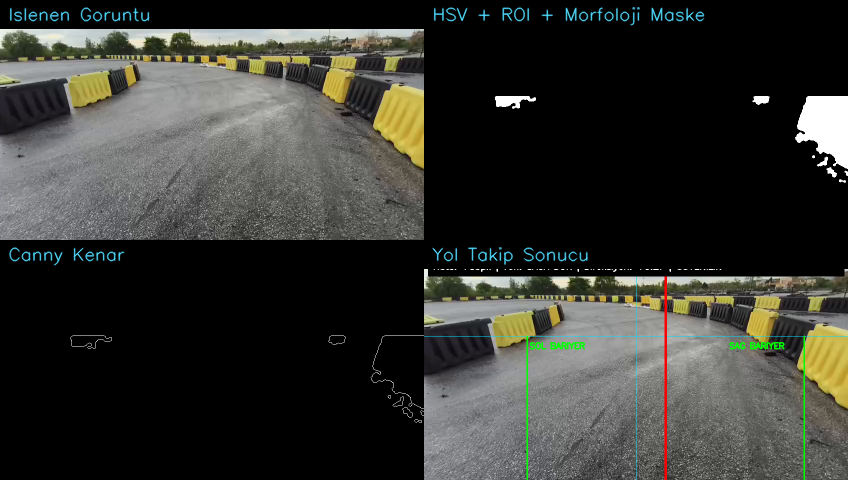
#> input picture test_frame_01_frame_0.png, 848 x 480 px, given in place of the camera
$ python lane_detector.py
#> lines starting #> are read from the running program, lines starting #| are printed output that depends on the picture; after the words box and inside, x2 and y2 are one past the last pixel; in counts of white or black regions, pixels touching at a corner belong together
### utils.py
"""
Teknofest IKA - Ortak Yardimci Fonksiyonlar (utils.py)

Degisiklikler:
  - load_params: DEFAULT_PARAMS ile deep merge (eksik key'ler otomatik tamamlanir)
  - save_params: Gecirilen dict'i degistirmez (copy uzerinde calisir)
  - Yeni: _deep_merge yardimci fonksiyonu
"""

import copy
import json
import os
from datetime import datetime

import numpy as np

DEFAULT_PARAMS = {
    "version": 1,
    "hsv_params": {
        "red_h_low_1": 0,
        "red_h_high_1": 10,
        "red_h_low_2": 160,
        "red_h_high_2": 180,
        "red_s_low": 70,
        "red_s_high": 255,
        "red_v_low": 50,
        "red_v_high": 255,
        "white_s_max": 40,
        "white_v_min": 200,
    },
    "morphology": {
        "kernel_size": 5,
        "kernel_shape": "ellipse"
    },
    "roi": {
        "top_ratio": 0.45
    },
    "canny": {
        "low": 50,
        "high": 150
    },
    "bev": {
        "src_points": None,
        "dst_points": None,
        "matrix_3x3": None
    },
    "notes": ""
}


def _deep_merge(base, override):
    """base uzerine override'i derinlemesine birlestir. Yeni dict dondurur."""
    result = {}
    all_keys = set(list(base.keys()) + list(override.keys()))
    for key in all_keys:
        if key in override and key in base:
            if isinstance(base[key], dict) and isinstance(override[key], dict):
                result[key] = _deep_merge(base[key], override[key])
            else:
                result[key] = override[key]
        elif key in override:
            result[key] = override[key]
        else:
            result[key] = base[key]
    return result


# [15 lines left out: function save_params, not called in this run]


def load_params(filepath="calibration.json"):
    """
    JSON dosyasindan parametreleri yukle.
    Eksik key'ler DEFAULT_PARAMS'tan tamamlanir (eski JSON'larla uyumlu).
    """
    if not os.path.exists(filepath):
        print(f"[!] Dosya bulunamadi: {filepath} — varsayilanlar kullaniliyor.")
        return copy.deepcopy(DEFAULT_PARAMS)

    with open(filepath, "r", encoding="utf-8") as f:
        data = json.load(f)

    merged = _deep_merge(copy.deepcopy(DEFAULT_PARAMS), data)

    bev = merged.get("bev", {})
    if bev.get("matrix_3x3") is not None:
        bev["matrix_3x3"] = np.array(bev["matrix_3x3"], dtype=np.float64)

    print(f"[✓] Parametreler yuklendi: {filepath}")
    return merged


def build_hsv_ranges(p):
    """HSV parametre dict'inden OpenCV mask araliklarini dondur."""
    hp = p["hsv_params"]
    red_low_1 = np.array([hp["red_h_low_1"], hp["red_s_low"], hp["red_v_low"]])
    red_high_1 = np.array([hp["red_h_high_1"], hp["red_s_high"], hp["red_v_high"]])
    red_low_2 = np.array([hp["red_h_low_2"], hp["red_s_low"], hp["red_v_low"]])
    red_high_2 = np.array([hp["red_h_high_2"], hp["red_s_high"], hp["red_v_high"]])
    white_low = np.array([0, 0, hp["white_v_min"]])
    white_high = np.array([180, hp["white_s_max"], 255])
    return red_low_1, red_high_1, red_low_2, red_high_2, white_low, white_high

### lane_detector.py
"""
Teknofest IKA - Gercek Zamanli Yol Takip Sistemi

Degisiklik: `if writenot None` syntax hatasi duzeltildi.

Kullanim:
    python lane_detector.py --input ika_videosu.mp4
    python lane_detector.py --input 0
    python lane_detector.py --input ika_videosu.mp4 --no-bev
    python lane_detector.py --input ika_videosu.mp4 --record outputs/test_sonucu.mp4
"""

import argparse
import os
import sys
import time

import cv2
import numpy as np

sys.path.insert(0, os.path.dirname(__file__))
from utils import load_params, build_hsv_ranges

FRAME_W, FRAME_H = 848, 480
BEV_W, BEV_H = 640, 480
WINDOW_NAME = "IKA - Gercek Zamanli Yol Takip"


class LaneDetector:
    def __init__(self, calibration_path="calibration.json", use_bev=True):
        self.params = load_params(calibration_path)
        self.use_bev = use_bev

        self.last_center = None
        self.smooth_alpha = 0.25

        self.lane_width_px = self._estimate_lane_width_from_bev()

    def _bev_matrix_ready(self):
        bev = self.params.get("bev", {})
        return bev.get("matrix_3x3") is not None

    def _estimate_lane_width_from_bev(self):
        """
        BEV dst_points sirasi:
        [sol-yakin, sag-yakin, sol-uzak, sag-uzak]
        """
        bev = self.params.get("bev", {})
        dst = bev.get("dst_points")

        if dst is None:
            return None

        pts = np.array(dst, dtype=np.float32)
        if pts.shape != (4, 2):
            return None

        near_width = abs(pts[1][0] - pts[0][0])
        far_width = abs(pts[3][0] - pts[2][0])
        return int((near_width + far_width) / 2)

    def apply_bev_if_available(self, frame):
        if not self.use_bev or not self._bev_matrix_ready():
            return frame.copy(), False

        matrix = np.array(self.params["bev"]["matrix_3x3"], dtype=np.float64)
        bev_frame = cv2.warpPerspective(frame, matrix, (BEV_W, BEV_H))
        return bev_frame, True

    def build_mask(self, frame):
        h, w = frame.shape[:2]
        roi_top = int(h * self.params["roi"]["top_ratio"])

        hsv = cv2.cvtColor(frame, cv2.COLOR_BGR2HSV)
        r1, r2, r3, r4, white_low, white_high = build_hsv_ranges(self.params)

        mask_red = cv2.inRange(hsv, r1, r2) | cv2.inRange(hsv, r3, r4)
        mask_white = cv2.inRange(hsv, white_low, white_high)
        mask = mask_red | mask_white

        mask[:roi_top, :] = 0

        k = max(1, int(self.params["morphology"]["kernel_size"]))
        if k % 2 == 0:
            k += 1

        kernel = cv2.getStructuringElement(cv2.MORPH_ELLIPSE, (k, k))
        mask = cv2.morphologyEx(mask, cv2.MORPH_OPEN, kernel)
        mask = cv2.morphologyEx(mask, cv2.MORPH_CLOSE, kernel)

        return mask, roi_top

    def find_barriers_from_mask(self, mask, roi_top=None):
        """
        Maskeden sol ve sag bariyerin x konumunu bulur.
        roi_top verilirse bariyer aramasi oradan baslar (ROI ile tutarli).
        """
        h, w = mask.shape[:2]
        y_start = roi_top if roi_top is not None else int(h * 0.55)
        bottom_roi = mask[y_start:h, :]

        contours, _ = cv2.findContours(bottom_roi, cv2.RETR_EXTERNAL, cv2.CHAIN_APPROX_SIMPLE)

        clean_roi = np.zeros_like(bottom_roi)
        min_area = max(80, (w * h) // 5000)

        for contour in contours:
            if cv2.contourArea(contour) >= min_area:
                cv2.drawContours(clean_roi, [contour], -1, 255, -1)

        ys, xs = np.where(clean_roi > 0)

        if len(xs) < 40:
            return None, None, y_start, clean_roi

        left_pixels = xs[xs < w // 2]
        right_pixels = xs[xs >= w // 2]

        left_x = None
        right_x = None

        if len(left_pixels) > 40:
            left_x = int(np.percentile(left_pixels, 90))

        if len(right_pixels) > 40:
            right_x = int(np.percentile(right_pixels, 10))

        return left_x, right_x, y_start, clean_roi

    def calculate_lane_center(self, left_x, right_x, image_width, bev_used):
        reliable = True

        if left_x is not None and right_x is not None:
            center = int((left_x + right_x) / 2)

        elif bev_used and self.lane_width_px is not None and left_x is not None:
            center = int(left_x + self.lane_width_px / 2)
            reliable = False

        elif bev_used and self.lane_width_px is not None and right_x is not None:
            center = int(right_x - self.lane_width_px / 2)
            reliable = False

        elif self.last_center is not None:
            center = self.last_center
            reliable = False

        else:
            return None, None, False

        center = max(0, min(image_width - 1, center))

        if self.last_center is not None:
            center = int((1 - self.smooth_alpha) * self.last_center + self.smooth_alpha * center)

        self.last_center = center
        error = center - (image_width // 2)

        return center, error, reliable

    def direction_from_error(self, error):
        if error is None:
            return "YOL BULUNAMADI", 0.0

        threshold = 25
        steering = float(np.clip(error / 220.0, -1.0, 1.0))

        if error > threshold:
            return "SAGA DON", steering
        elif error < -threshold:
            return "SOLA DON", steering
        return "DUZ", steering

    def draw_hough_lines(self, overlay, edges):
        lines = cv2.HoughLinesP(
            edges,
            1,
            np.pi / 180,
            threshold=40,
            minLineLength=40,
            maxLineGap=20
        )

        if lines is None:
            return

        for seg in lines:
            x1, y1, x2, y2 = seg[0]
            if x2 == x1:
                continue

            slope = (y2 - y1) / (x2 - x1)
            if abs(slope) < 0.25:
                continue

            cv2.line(overlay, (x1, y1), (x2, y2), (0, 220, 90), 2)

    def process_frame(self, frame):
        frame = cv2.resize(frame, (FRAME_W, FRAME_H))

        work_frame, bev_used = self.apply_bev_if_available(frame)
        h, w = work_frame.shape[:2]

        mask, roi_top = self.build_mask(work_frame)
        edges = cv2.Canny(
            mask,
            int(self.params["canny"]["low"]),
            int(self.params["canny"]["high"])
        )

        left_x, right_x, y_start, clean_roi = self.find_barriers_from_mask(mask, roi_top)
        lane_center, error, reliable = self.calculate_lane_center(left_x, right_x, w, bev_used)
        direction, steering = self.direction_from_error(error)

        overlay = work_frame.copy()

        self.draw_hough_lines(overlay, edges)

        camera_center = w // 2
        cv2.line(overlay, (camera_center, 0), (camera_center, h), (255, 220, 0), 1)
        cv2.line(overlay, (0, roi_top), (w, roi_top), (255, 220, 0), 1)

        if left_x is not None:
            cv2.line(overlay, (left_x, y_start), (left_x, h), (0, 255, 0), 2)
            cv2.putText(overlay, "SOL BARIYER", (left_x + 5, y_start + 25),
                        cv2.FONT_HERSHEY_SIMPLEX, 0.55, (0, 255, 0), 2)

        if right_x is not None:
            cv2.line(overlay, (right_x, y_start), (right_x, h), (0, 255, 0), 2)
            cv2.putText(overlay, "SAG BARIYER", (max(5, right_x - 150), y_start + 25),
                        cv2.FONT_HERSHEY_SIMPLEX, 0.55, (0, 255, 0), 2)

        if lane_center is not None:
            cv2.line(overlay, (lane_center, 0), (lane_center, h), (0, 0, 255), 3)

            status = "GUVENILIR" if reliable else "TAHMIN"
            info_1 = f"Kamera Merkez: {camera_center}px | Yol Merkez: {lane_center}px"
            info_2 = f"Hata: {error:+d}px | Yon: {direction} | Direksiyon: {steering:+.2f} | {status}"

            cv2.rectangle(overlay, (8, 8), (w - 8, 72), (0, 0, 0), -1)
            cv2.putText(overlay, info_1, (18, 32),
                        cv2.FONT_HERSHEY_SIMPLEX, 0.58, (255, 255, 255), 2)
            cv2.putText(overlay, info_2, (18, 58),
                        cv2.FONT_HERSHEY_SIMPLEX, 0.58, (255, 255, 255), 2)
        else:
            cv2.rectangle(overlay, (8, 8), (w - 8, 46), (0, 0, 0), -1)
            cv2.putText(overlay, "YOL MERKEZI BULUNAMADI",
                        (18, 34), cv2.FONT_HERSHEY_SIMPLEX, 0.75, (0, 0, 255), 2)

        debug = {
            "bev_used": bev_used,
            "left_x": left_x,
            "right_x": right_x,
            "lane_center": lane_center,
            "error": error,
            "direction": direction,
            "steering": steering,
            "reliable": reliable
        }

        return work_frame, mask, edges, overlay, debug


def put_label(img, text):
    cv2.rectangle(img, (0, 0), (img.shape[1], 28), (0, 0, 0), -1)
    cv2.putText(img, text, (8, 20), cv2.FONT_HERSHEY_SIMPLEX,
                0.58, (255, 220, 80), 1, cv2.LINE_AA)


def make_grid(original, mask, edges, overlay):
    panel_w, panel_h = 424, 240

    def resize_bgr(img):
        if len(img.shape) == 2:
            img = cv2.cvtColor(img, cv2.COLOR_GRAY2BGR)
        return cv2.resize(img, (panel_w, panel_h))

    p1 = resize_bgr(original)
    p2 = resize_bgr(mask)
    p3 = resize_bgr(edges)
    p4 = resize_bgr(overlay)

    put_label(p1, "Islenen Goruntu")
    put_label(p2, "HSV + ROI + Morfoloji Maske")
    put_label(p3, "Canny Kenar")
    put_label(p4, "Yol Takip Sonucu")

    top = np.hstack([p1, p2])
    bottom = np.hstack([p3, p4])
    return np.vstack([top, bottom])


def main():
    parser = argparse.ArgumentParser(description="IKA Gercek Zamanli Yol Takip Sistemi")
    parser.add_argument("--input", default="0", help="Video dosyasi veya kamera indeksi")
    parser.add_argument("--calibration", default="calibration.json", help="Kalibrasyon JSON dosyasi")
    parser.add_argument("--no-bev", action="store_true", help="BEV kullanmadan calistir")
    parser.add_argument("--record", default="", help="Sonucu video olarak kaydetmek icin dosya yolu")
    args = parser.parse_args()

    source = int(args.input) if str(args.input).isdigit() else args.input

    cap = cv2.VideoCapture(source)
    if not cap.isOpened():
        print(f"[!] Video/kamera acilamadi: {args.input}")
        sys.exit(1)

    detector = LaneDetector(
        calibration_path=args.calibration,
        use_bev=not args.no_bev
    )
#> (reads calibration.json from the repository)

    writer = None
    last_time = time.time()
    fps = 0.0

    print("=" * 60)
    print("  IKA Gercek Zamanli Yol Takip Sistemi")
    print("  Q/Esc: Cik")
    print("  BEV:", "Aktif" if detector.use_bev and detector._bev_matrix_ready() else "Pasif")
    print("=" * 60)

    while True:
        ret, frame = cap.read()
#> frame is the input picture: shape (480, 848, 3); mean B, G, R 48.9, 53.5, 52.9

        if not ret:
            if isinstance(source, str):
                cap.set(cv2.CAP_PROP_POS_FRAMES, 0)
                continue
            break

        original, mask, edges, overlay, debug = detector.process_frame(frame)
#> in process_frame, `work_frame, bev_used = self.apply_bev_if_available(frame)`: bev_used = False
#> in build_mask, `hsv = cv2.cvtColor(frame, cv2.COLOR_BGR2HSV)`: hsv: shape (480, 848, 3); mean H, S, V 22.8, 14.7, 55.1
#> in build_mask, `mask_red = cv2.inRange(hsv, r1, r2) | cv2.inRange(hsv, r3, r4)`:
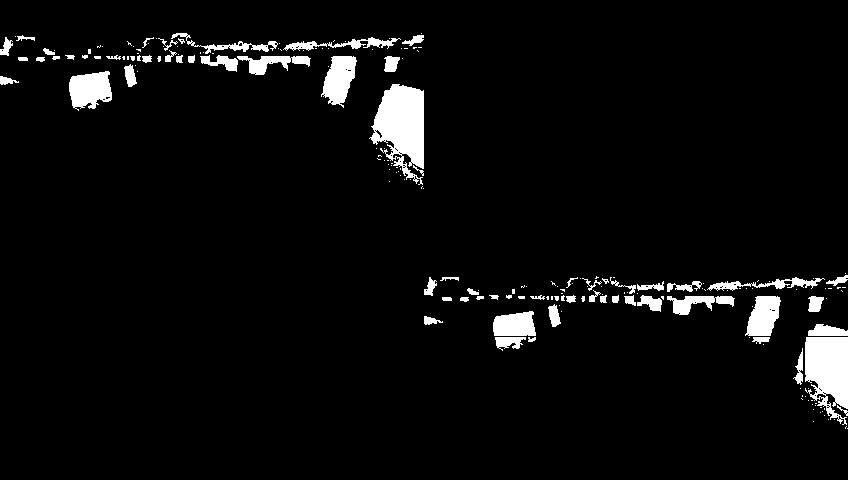
#> mask_red: shape (480, 848); 4.6% white; 197 white regions (133 under 20 px), largest, box (x1, y1, x2, y2) and area: (369, 84, 424, 185) 3363, (805, 337, 848, 425) 2739, (69, 71, 112, 111) 1248
#> in build_mask, `mask_white = cv2.inRange(hsv, white_low, white_high)`: mask_white: shape (480, 848); 0.79% white; 42 white regions (37 under 20 px), largest, box (x1, y1, x2, y2) and area: (795, 96, 848, 169) 2656, (495, 96, 536, 108) 295, (753, 96, 769, 105) 104, (827, 168, 837, 177) 44, (817, 157, 828, 166) 41
#> in build_mask, `mask = mask_red | mask_white`: mask: shape (480, 848); 5.3% white; 239 white regions (170 under 20 px), largest, box (x1, y1, x2, y2) and area: (369, 84, 424, 185) 3363, (805, 337, 848, 425) 2739, (795, 96, 848, 169) 2656
#> in build_mask, `mask[:roi_top, :] = 0`: mask: shape (480, 848); 2.3% white; 138 white regions (102 under 20 px), largest, box (x1, y1, x2, y2) and area: (805, 337, 848, 425) 2739, (745, 296, 781, 336) 1029, (493, 311, 536, 336) 897
#> in build_mask, `mask = cv2.morphologyEx(mask, cv2.MORPH_OPEN, kernel)`: mask: shape (480, 848); 1.8% white; 33 white regions (3 under 20 px), largest, box (x1, y1, x2, y2) and area: (805, 337, 848, 409) 2414, (747, 296, 780, 336) 1011, (493, 311, 536, 336) 891
#> in build_mask, `mask = cv2.morphologyEx(mask, cv2.MORPH_CLOSE, kernel)`: mask: shape (480, 848); 1.8% white; 25 white regions (3 under 20 px), largest, box (x1, y1, x2, y2) and area: (795, 324, 848, 409) 2977, (493, 311, 536, 349) 1156, (747, 296, 780, 343) 1101
#> in process_frame, `mask, roi_top = self.build_mask(work_frame)`: roi_top = 192
#> in process_frame, `edges = cv2.Canny( mask, int(self.params["canny"]["low"]), int(self.pa..`:
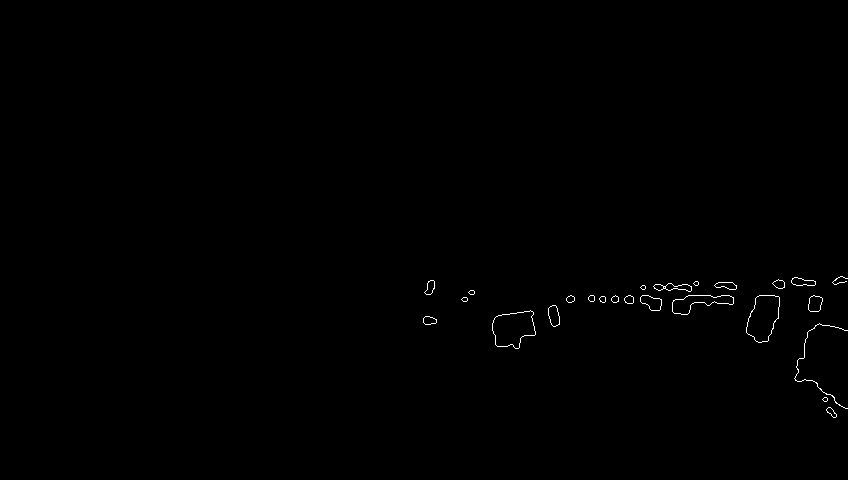
#> edges: shape (480, 848); 0.3% white in thin lines or dots, all inside (x1, y1, x2, y2) = (423, 276, 848, 418)
#> in find_barriers_from_mask, `bottom_roi = mask[y_start:h, :]`: bottom_roi: shape (288, 848); 3.1% white; 25 white regions (3 under 20 px)
#> in find_barriers_from_mask, `contours, _ = cv2.findContours(bottom_roi, cv2.RETR_EXTERNAL, cv2.CHAI..`: contours = 25 contours, 5 with area under 20; largest, box (x1, y1, x2, y2) and area: (795, 132, 848, 217) 2860, (493, 119, 536, 157) 1085, (747, 104, 780, 151) 1036, (673, 103, 734, 123) 511, (641, 103, 662, 119) 186
#> the loop in find_barriers_from_mask, `for contour in contours:` made 25 passes
#> after the loop in find_barriers_from_mask, `for contour in contours:`:
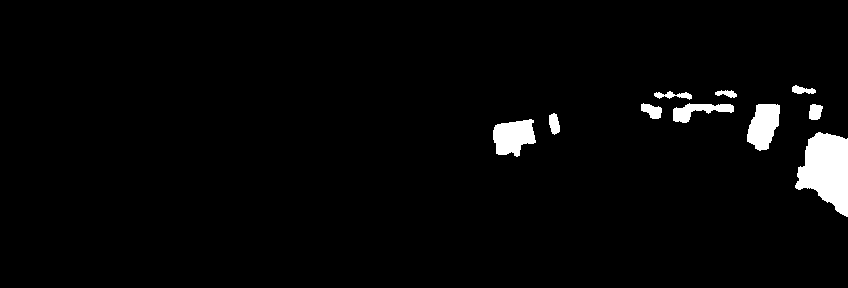
#> clean_roi: shape (288, 848); 2.8% white; 10 white regions, largest, box (x1, y1, x2, y2) and area: (795, 132, 848, 217) 2977, (493, 119, 536, 157) 1156, (747, 104, 780, 151) 1101
#> in find_barriers_from_mask, `ys, xs = np.where(clean_roi > 0)`: ys = 6809 values from 85 to 216; xs = 6809 values, max 847 at index 3305, min 493 at index 2527, mean 733
#> in find_barriers_from_mask, `left_pixels = xs[xs < w // 2]`: left_pixels = empty array
#> in find_barriers_from_mask, `right_pixels = xs[xs >= w // 2]`: right_pixels has the same summary as xs
#> in find_barriers_from_mask, `right_x = int(np.percentile(right_pixels, 10))`: right_x = 516
#> in process_frame, `left_x, right_x, y_start, clean_roi = self.find_barriers_from_mask(mas..`: y_start = 192
#> in process_frame, `lane_center, error, reliable = self.calculate_lane_center(left_x, righ..`: reliable = False
#> in process_frame, `direction, steering = self.direction_from_error(error)`: direction = 'YOL BULUNAMADI'; steering = 0
#> in draw_hough_lines, `lines = cv2.HoughLinesP( edges, 1, np.pi / 180, threshold=40, minLineL..`: lines = [[688, 295, 729, 295], [498, 315, 557, 308], [566, 300, 733, 303], [642, 285, 732, 282], [568, 296, 650, 296], [775, 286, 836, 284]]
#> the loop in draw_hough_lines, `for seg in lines:` made 6 passes
#> (x1, y1, x2, y2, slope) on passes 1 to 6: (688, 295, 729, 295, 0), (498, 315, 557, 308, -0.119), (566, 300, 733, 303, 0.018), (642, 285, 732, 282, -0.0333), (568, 296, 650, 296, 0), (775, 286, 836, 284, -0.0328)
#> in process_frame, `cv2.putText(overlay, "YOL MERKEZI BULUNAMADI", (18, 34), cv2.FONT_HERS..`:
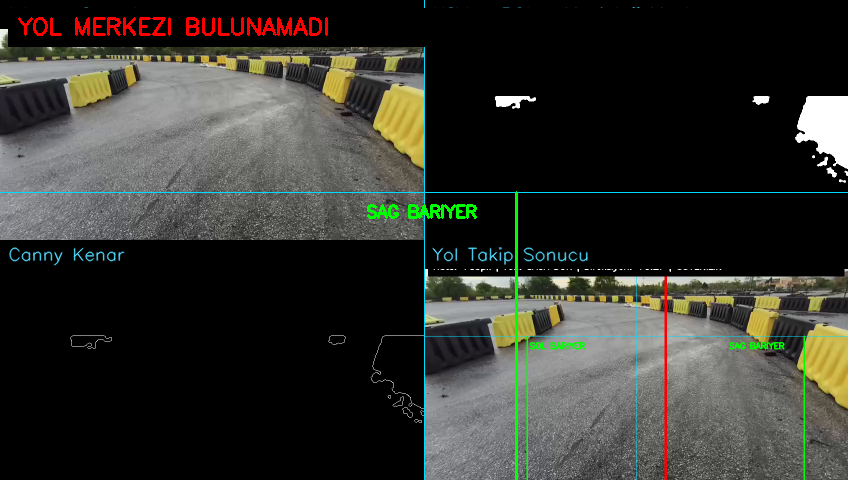
#> overlay: shape (480, 848, 3); mean B, G, R 45.8, 51.2, 50.8
#> debug = 8 items
        grid = make_grid(original, mask, edges, overlay)
#> in make_grid, `top = np.hstack([p1, p2])`:
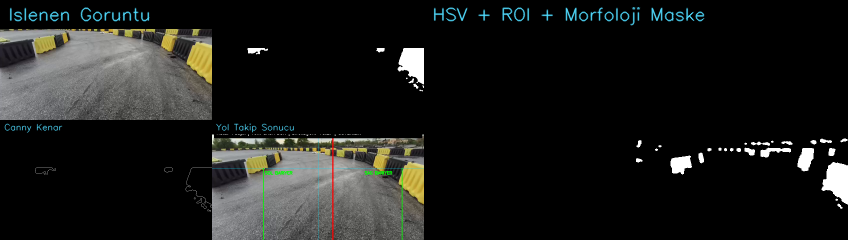
#> top: shape (240, 848, 3); mean B, G, R 26.1, 28, 27.2
#> in make_grid, `bottom = np.hstack([p3, p4])`:
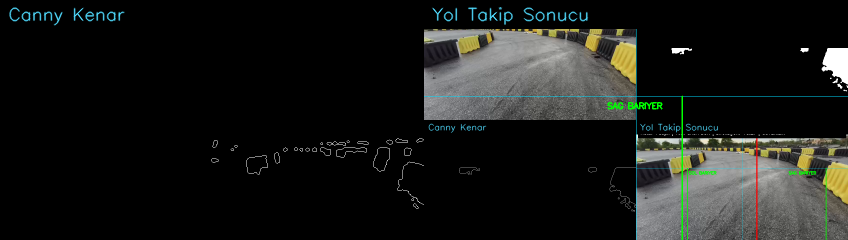
#> bottom: shape (240, 848, 3); mean of channels 0, 1, 2 23.8, 26.3, 24.9; drawn as B, G, R

        now = time.time()
        dt = max(1e-6, now - last_time)
        last_time = now
        current_fps = 1.0 / dt
        fps = current_fps if fps == 0 else (0.9 * fps + 0.1 * current_fps)

        cv2.putText(grid, f"FPS: {fps:.1f}", (10, grid.shape[0] - 12),
                    cv2.FONT_HERSHEY_SIMPLEX, 0.62, (0, 255, 255), 2)
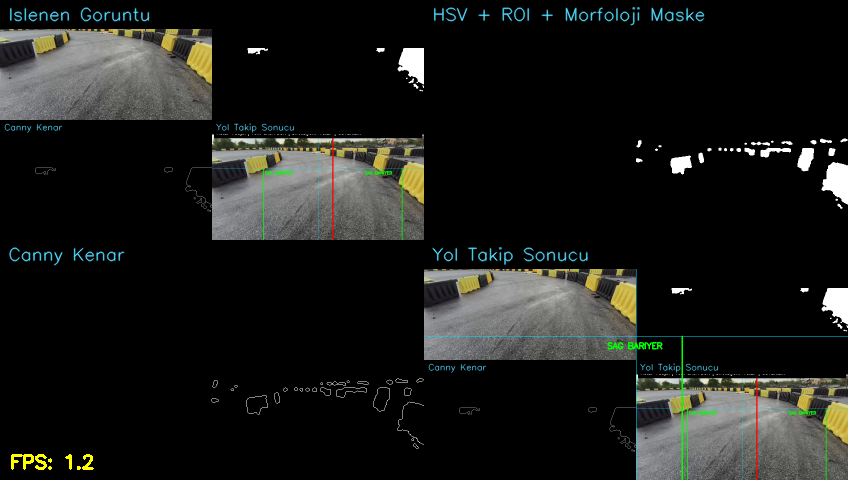
#> grid: shape (480, 848, 3); mean B, G, R 25, 27.5, 26.3

        if args.record:
            if writer is None:
                out_dir = os.path.dirname(args.record)
                if out_dir:
                    os.makedirs(out_dir, exist_ok=True)

                fourcc = cv2.VideoWriter_fourcc(*"mp4v")
                writer = cv2.VideoWriter(
                    args.record,
                    fourcc,
                    25,
                    (grid.shape[1], grid.shape[0])
                )

            writer.write(grid)

        cv2.imshow(WINDOW_NAME, grid)

        key = cv2.waitKey(1) & 0xFF
#> (key q is pressed here)
        if key in (ord("q"), 27):
            break

    cap.release()

    if writer is not None:
        writer.release()
        print(f"[✓] Video kaydedildi: {args.record}")

    cv2.destroyAllWindows()


if __name__ == "__main__":
    main()
